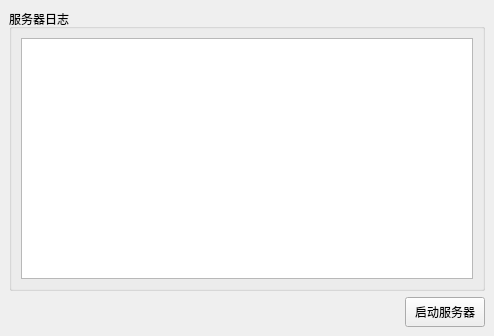
<?xml version="1.0" encoding="UTF-8"?>
<ui version="4.0">
 <class>MainWindow</class>
 <widget class="QMainWindow" name="MainWindow">
  <property name="geometry">
   <rect>
    <x>0</x>
    <y>0</y>
    <width>494</width>
    <height>336</height>
   </rect>
  </property>
  <property name="windowTitle">
   <string>聊天室服务器</string>
  </property>
  <widget class="QWidget" name="centralwidget">
   <layout class="QVBoxLayout" name="verticalLayout_2">
    <item>
     <widget class="QGroupBox" name="groupBox">
      <property name="title">
       <string>服务器日志</string>
      </property>
      <layout class="QVBoxLayout" name="verticalLayout">
       <item>
        <widget class="QPlainTextEdit" name="logEdit"/>
       </item>
      </layout>
     </widget>
    </item>
    <item>
     <layout class="QHBoxLayout" name="horizontalLayout">
      <item>
       <spacer name="horizontalSpacer">
        <property name="orientation">
         <enum>Qt::Orientation::Horizontal</enum>
        </property>
        <property name="sizeHint" stdset="0">
         <size>
          <width>40</width>
          <height>20</height>
         </size>
        </property>
       </spacer>
      </item>
      <item>
       <widget class="QPushButton" name="startStopbutton">
        <property name="sizePolicy">
         <sizepolicy hsizetype="Minimum" vsizetype="Minimum">
          <horstretch>0</horstretch>
          <verstretch>0</verstretch>
         </sizepolicy>
        </property>
        <property name="minimumSize">
         <size>
          <width>80</width>
          <height>30</height>
         </size>
        </property>
        <property name="text">
         <string>启动服务器</string>
        </property>
       </widget>
      </item>
     </layout>
    </item>
   </layout>
  </widget>
 </widget>
 <resources/>
 <connections/>
</ui>
